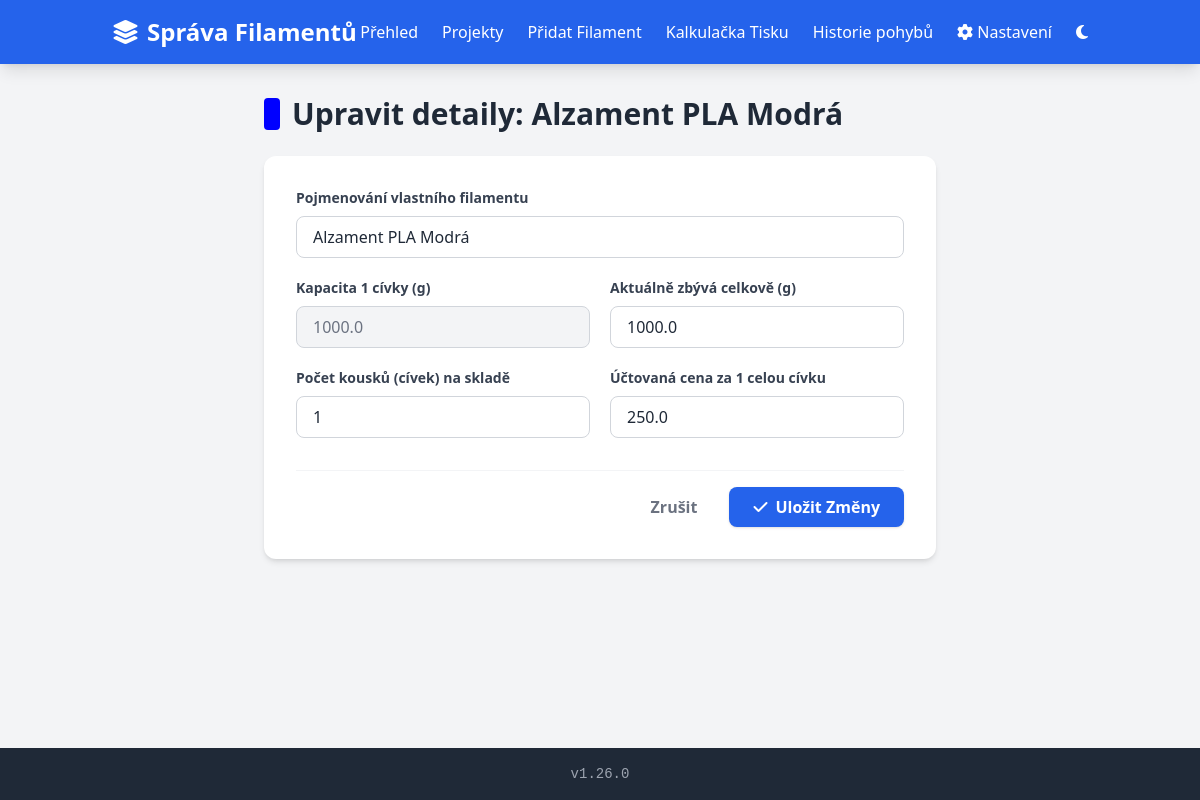
The page /edit/3 on the database its author committed.
### models.py (models this page shows)
class AppSetting(db.Model):
    id = db.Column(db.Integer, primary_key=True)
    lang = db.Column(db.String(10), default='cs')
    kwh_price = db.Column(db.Float, default=5.0)
    printer_power = db.Column(db.Integer, default=150)
    currency = db.Column(db.String(10), default='CZK')
    debug_logging = db.Column(db.Boolean, default=False)
    theme = db.Column(db.String(10), default='light')
    view_mode = db.Column(db.String(10), default='card')
    items_per_page = db.Column(db.Integer, default=12)

class Color(db.Model):
    id = db.Column(db.Integer, primary_key=True)
    name = db.Column(db.String(100), unique=True, nullable=False)
    hex_value = db.Column(db.String(20), nullable=True)

class Filament(db.Model):
    id = db.Column(db.Integer, primary_key=True)
    name = db.Column(db.String(200), nullable=False)
    brand_id = db.Column(db.Integer, db.ForeignKey('brand.id'), nullable=False)
    color_id = db.Column(db.Integer, db.ForeignKey('color.id'), nullable=False)
    material_id = db.Column(db.Integer, db.ForeignKey('material.id'), nullable=False)
    weight_total = db.Column(db.Float, nullable=False)
    weight_remaining = db.Column(db.Float, nullable=False)
    price = db.Column(db.Float, nullable=False)
    quantity = db.Column(db.Integer, nullable=False, default=1)
    brand = db.relationship('Brand', backref=db.backref('filaments', lazy=True))
    color = db.relationship('Color', backref=db.backref('filaments', lazy=True))
    material = db.relationship('Material', backref=db.backref('filaments', lazy=True))

### routes/inventory.py (the view, shortened to what this page needs)
    @app.route('/edit/<int:id>', methods=['GET', 'POST'])
    def edit(id):
        filament = db.get_or_404(Filament, id)
        return render_template('edit.html', filament=filament)

### utils.py (called while the page is built)
def get_settings():
    return AppSetting.query.first()

### templates/edit.html
{% extends "base.html" %}
{% block content %}
<div class="max-w-2xl mx-auto">
    <div class="flex items-center gap-3 mb-6">
        <div class="w-4 h-8 rounded" style="background-color: {{ filament.color.hex_value }};"></div>
        <h1 class="text-3xl font-bold text-gray-800">{{ t('edit_title') }}: {{ filament.name }}</h1>
    </div>
    <form method="POST" class="bg-white rounded-xl shadow-md p-6 lg:p-8">
        <div class="mb-5">
            <label class="block text-gray-700 text-sm font-semibold mb-2">{{ t('custom_name') }}</label>
            <input type="text" name="name" value="{{ filament.name }}" class="w-full border border-gray-300 rounded-lg px-4 py-2 focus:outline-none focus:ring-2 focus:ring-blue-500" required>
        </div>
        <div class="grid grid-cols-1 md:grid-cols-2 gap-5 mb-5">
            <div>
                <label class="block text-gray-700 text-sm font-semibold mb-2">{{ t('weight_total') }}</label>
                <input type="number" value="{{ filament.weight_total }}" class="w-full border border-gray-300 rounded-lg px-4 py-2 bg-gray-100 text-gray-500 cursor-not-allowed" readonly>
            </div>
            <div>
                <label class="block text-gray-700 text-sm font-semibold mb-2">{{ t('weight_remaining_add') }}</label>
                <input type="number" name="weight_remaining" value="{{ filament.weight_remaining }}" min="0" step="0.1" class="w-full border border-gray-300 rounded-lg px-4 py-2 focus:outline-none focus:ring-2 focus:ring-blue-500" required>
            </div>
        </div>
        <div class="grid grid-cols-1 md:grid-cols-2 gap-5 mb-8">
            <div>
                <label class="block text-gray-700 text-sm font-semibold mb-2">{{ t('quantity') }}</label>
                <input type="number" name="quantity" value="{{ filament.quantity }}" min="1" class="w-full border border-gray-300 rounded-lg px-4 py-2 focus:outline-none focus:ring-2 focus:ring-blue-500" required>
            </div>
            <div>
                <label class="block text-gray-700 text-sm font-semibold mb-2">{{ t('price') }}</label>
                <input type="number" name="price" value="{{ filament.price }}" step="0.1" min="0" class="w-full border border-gray-300 rounded-lg px-4 py-2 focus:outline-none focus:ring-2 focus:ring-blue-500" required>
            </div>
        </div>
        <div class="flex justify-end pt-4 border-t border-gray-100">
            <a href="{{ url_for('index') }}" class="text-gray-500 font-semibold py-2 px-6 rounded-lg mr-2 hover:bg-gray-100 transition-colors">{{ t('cancel') }}</a>
            <button type="submit" class="bg-blue-600 hover:bg-blue-700 text-white font-bold py-2 px-6 rounded-lg shadow transition-colors flex items-center gap-2">
                <i class="fa-solid fa-check"></i> {{ t('save_changes') }}
            </button>
        </div>
    </form>
</div>
{% endblock %}

### rows shown on the page
Filament: name "Alzament PLA Modrá", weight_total "1000.0", weight_remaining "1000.0", quantity "1", price "250.0"

### other values the page prints
{{ t('title') }} "Správa Filamentů"
{{ t('overview') }} "Přehled"
{{ t('projects') }} "Projekty"
{{ t('add_filament') }} "Přidat Filament"
{{ t('calculator') }} "Kalkulačka Tisku"
{{ t('movement_history') }} "Historie pohybů"
{{ t('settings') }} "Nastavení"
{{ t('edit_title') }} "Upravit detaily"
{{ t('custom_name') }} "Pojmenování vlastního filamentu"
{{ t('weight_total') }} "Kapacita 1 cívky (g)"
{{ t('weight_remaining_add') }} "Aktuálně zbývá celkově (g)"
{{ t('quantity') }} "Počet kousků (cívek) na skladě"
{{ t('price') }} "Účtovaná cena za 1 celou cívku"
{{ t('cancel') }} "Zrušit"
{{ t('save_changes') }} "Uložit Změny"
